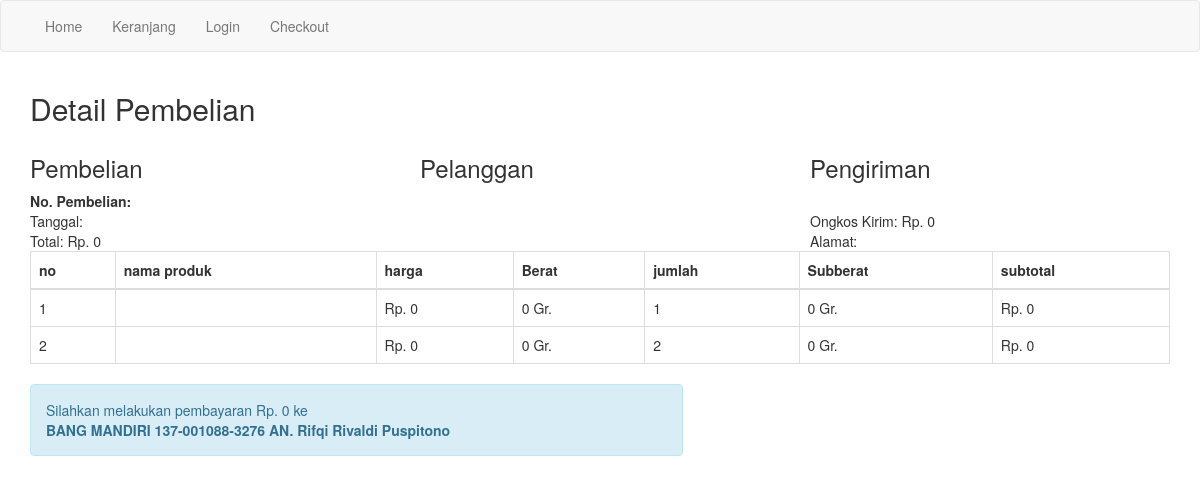
The page /kembang/nota.php on the database its author committed.
### tables this page shows
CREATE TABLE `pembelian_produk` (
  `id_pembelian_produk` int(11) NOT NULL,
  `id_pembelian` int(11) NOT NULL,
  `id_produk` int(11) NOT NULL,
  `jumlah` int(11) NOT NULL,
  `nama` varchar(100) NOT NULL,
  `harga` int(11) NOT NULL,
  `berat` int(11) NOT NULL,
  `subberat` int(11) NOT NULL,
  `subharga` int(11) NOT NULL
);

### kembang/nota.php (the view, shortened to what this page needs)
<?php include 'koneksi.php'; ?>
<!DOCTYPE html>
<html>
<head>
	<link rel="stylesheet" href="admin/assets/css/bootstrap.css">
</head>
<body>
<nav class="navbar navbar-default">
	<div class="container">
		<ul class="nav navbar-nav">
			<li><a href="index.php">Home</a></li>
			<li><a href="keranjang.php">Keranjang</a></li>
			<?php if (isset($_SESSION["pelanggan"])): ?>
				<li><a href="logout.php">Logout</a></li>
			<?php else: ?>
				<li><a href="login.php">Login</a></li>
			<?php endif ?>
			<li><a href="checkout.php">Checkout</a></li>
		</ul>
	</div>
</nav>
<section class="konten">
	<div class="container">
	<h2>Detail Pembelian</h2>
<?php
$ambil = $koneksi->query("SELECT * FROM pembelian JOIN pelanggan
    ON pembelian.id_pelanggan=pelanggan.id_pelanggan
    WHERE pembelian.id_pembelian='$_GET[id]'");
$detail = $ambil->fetch_assoc();
?>
<div class="row">
	<div class="col-md-4">
		<h3>Pembelian</h3>
		<strong>No. Pembelian: <?php echo $detail['id_pembelian'] ?></strong><br>
		Tanggal: <?php echo $detail['tanggal_pembelian']; ?><br>
		Total: Rp. <?php echo number_format($detail['total_pembelian']) ?>
	</div>
	<div class="col-md-4">
		<h3>Pelanggan</h3>
		<strong><?php echo $detail['nama_pelanggan']; ?></strong> <br>
		<p>
		    <?php echo $detail['telepon_pelanggan']; ?> <br>
		</p>
	</div>
	<div class="col-md-4">
		<h3>Pengiriman</h3>
		<strong><?php echo $detail['nama_kota']; ?></strong><br>
		Ongkos Kirim: Rp. <?php echo number_format($detail['tarif']); ?><br>
		Alamat: <?php echo $detail['alamat_pengiriman']; ?>
	</div>
</div>
<table class="table table-bordered">
    <thead>
        <tr>
            <th>no</th>
            <th>nama produk</th>
            <th>harga</th>
            <th>Berat</th>
            <th>jumlah</th>
            <th>Subberat</th>
            <th>subtotal</th>
        </tr>
    </thead>
    <tbody>
        <?php $nomor=1; ?>
        <?php $ambil=$koneksi->query("SELECT * FROM pembelian_produk WHERE id_pembelian='$_GET[id]'"); ?>
        <?php while($pecah=$ambil->fetch_assoc()){ ?>
        <tr>
            <td><?php echo $nomor; ?></td>
            <td><?php echo $pecah['nama']; ?></td>
            <td>Rp. <?php echo number_format($pecah['harga']); ?></td>
            <td><?php echo $pecah['berat']; ?> Gr.</td>
            <td><?php echo $pecah['jumlah']; ?></td>
            <td><?php echo $pecah['subberat']; ?> Gr.</td>
            <td>Rp. <?php echo number_format($pecah['subharga']); ?></td>
        </tr>
        <?php $nomor++; ?>
        <?php } ?>
    </tbody>
</table>
<div class="row">
	<div class="col-md-7">
		<div class="alert alert-info">
			<p>
				Silahkan melakukan pembayaran Rp. <?php echo number_format($detail['total_pembelian']); ?> ke <br>
				<strong>BANG MANDIRI 137-001088-3276 AN. Rifqi Rivaldi Puspitono</strong>
			</p>
		</div>
	</div>
</div>
	</div>
</section>
</body>
</html>

### rows shown on the page
pembelian_produk: harga "0", berat "0", jumlah "1", subberat "0", subharga "0"
pembelian_produk: harga "0", berat "0", jumlah "2", subberat "0", subharga "0"

### other values the page prints
$detail['total_pembelian'] "0"
$detail['tarif'] "0"
